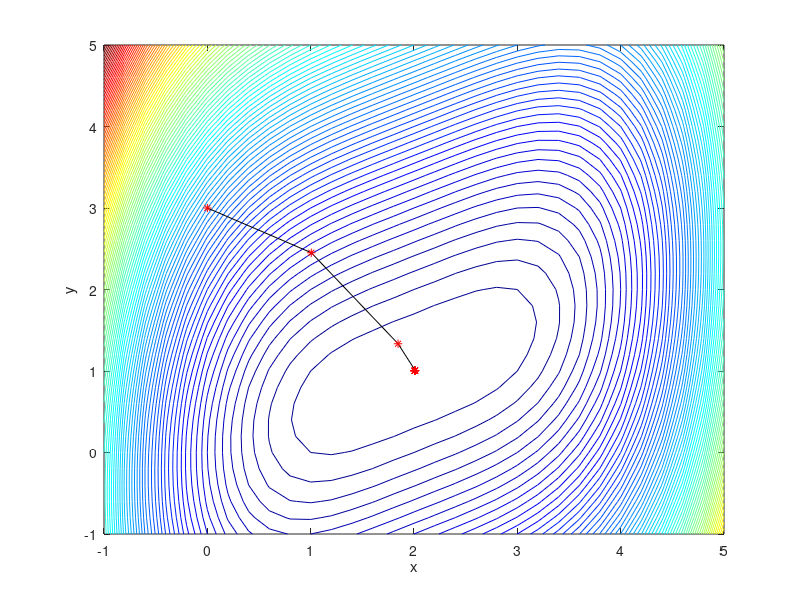
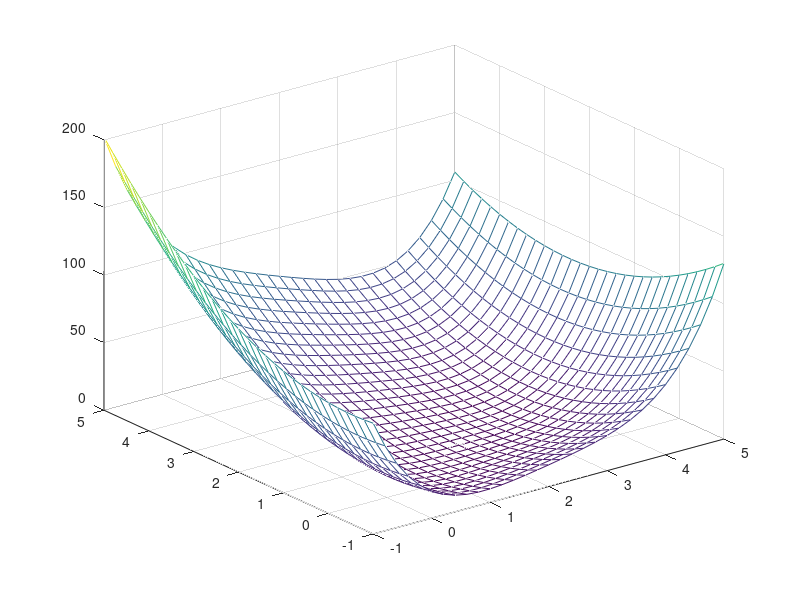

These figures' MATLAB source, in order: (Note: this script raises an error after producing the figures.)
clc;clear all;close all
%% ======================= Part 1 =========================================
fun = @(X) ( X(1)-2 )^4 + ( X(1)-2*X(2) )^2; %define objective function
ep=10^(-6); %tolerance
%-------------------------------------------------------------------------
% Suppose the algorithm stops after n tierations.
% Variables: X -- 2-by-n matrix, storing (x_1, x_2) at each iteration;
%            D -- 2-by-n matrix, stroing the descent direction at each
%                 iteration;
%            A -- 1-by-n vector, storing \alpha at each iteration;
%            F -- 1-by-n vector, storing the value of objective function
%                 at each iteration.
X=[]; D=[]; A=[]; F=[]; %declare state, direction, step, function value
%-------------------------------------------------------------------------

%**************************************************************************
%Compute the gradient here:
grad_fun = @(X) [4*(X(1)-2)^3+2*(X(1)-2*X(2)); -4*(X(1)-2*X(2))];

%**************************************************************************

%**************************************************************************
%Compute the step size here:
step_fun = @(X,D) D'*D/(D'*[12*(X(1)-2)^2+2 -4;-4 8]*D);

%**************************************************************************

X(:,1)=[0;3]; %initialize state
D(:,1)=-grad_fun(X(:,1)); %initial direction
A(1,1)=step_fun(X(:,1),D(:,1)); %initial step size
F(1,1)=fun(X(:,1));
for k=1:1000 %allow 1000 steps to converge
    if(norm(D(:,k))<ep) 
        break; 
    end %quit if tolerance reached
%-------------------------------------------------------------------------
%*************************************************************************
% Write the update rule of steepest descent on your own
    X(:,k+1)=X(:,k)+A(1,k)*D(:,k); %update state
    D(:,k+1)=-grad_fun(X(:,k+1)); %update direction
    A(1,k+1)=step_fun(X(:,k+1),D(:,k+1)); %update step size
    F(1,k+1)=fun(X(:,k+1));
%*************************************************************************
%-------------------------------------------------------------------------
end
%--------------------------------------------------------------------------
%Contour plot
[xx,yy]=meshgrid(-1:.2:5);
zz=( xx-2 ).^4 + ( xx-2*yy ).^2;

figure
[C,h]=contour(xx,yy,zz,100); hold on, plot(X(1,:),X(2,:),'k',X(1,:),X(2,:),'r*')
hold off, xlabel('x'), ylabel('y')
% set(h,'ShowText','on','TextStep',get(h,'LevelStep')), colormap cool
set(h,'TextStep',get(h,'LevelStep')), colormap jet

figure
mesh(xx,yy,zz)
zlim([0 200])
grid on

% Make table
col_name = {'k','x_1^k','x_2^k','d_1^k','d_2^k','||d^k||_2','alpha^k','f(x^k)'};
T = table([1:length(F)]',X(1,:)',X(2,:)',D(1,:)',D(2,:)',...
    sqrt(D(1,:)'.^2+D(2,:)'.^2),A',F','VariableNames',col_name);
% set desired precision in terms of the number of decimal places
n_decimal = 6;
% create a new table
new_T = varfun(@(x) num2str(x, ['%' sprintf('.%df', n_decimal)]), T);
% preserve the variable names and the row names in the original table
new_T.Properties.VariableNames = T.Properties.VariableNames;
new_T = [T(:,1),new_T(:,2:8)];
new_T

%% ======================= Part 2 =========================================
opt = optimoptions(@fminunc,'Display','iter-detailed','Algorithm',...
    'quasi-newton','HessUpdate','steepdesc','MaxFunctionEvaluations',2000);

%**************************************************************************
% Define the objective function here:
fun = @(x) ( x(1)-2 )^4 + ( x(1)-2*x(2) )^2;
%**************************************************************************
x0 = [0 3]';

%**************************************************************************
% Use fminunc to minize the objective function here:
[x,fval] = fminunc(fun,x0,opt)
%**************************************************************************


